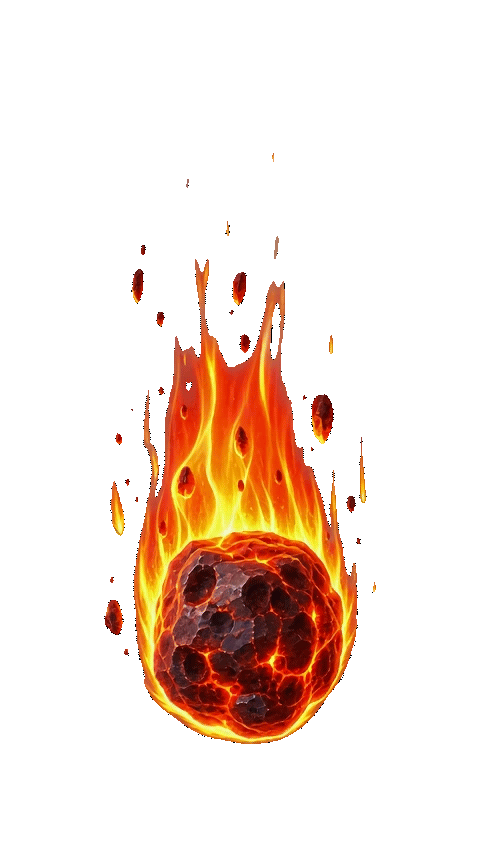
#> input picture assets/source/fireball.gif, 480 x 864 px
$ python gif_to_spritesheet.py
#> lines starting #> are read from the running program, lines starting #| are printed output that depends on the picture
"""Convert assets/source/fireball.gif into a coalesced horizontal RGBA sprite sheet.
Requires Pillow: python -m pip install Pillow
"""
from pathlib import Path
import json
from PIL import Image, ImageSequence

ROOT=Path(__file__).resolve().parents[1]
src=ROOT/'assets/source/fireball.gif'; out=ROOT/'assets/images/fireball_sheet.png'
im=Image.open(src); frames=[]; durations=[]
#> further down, im is the input picture: PIL image 480x864 P; mean R, G, B, A 32.4, 14.7, 5.5, 44.2
for frame in ImageSequence.Iterator(im):
    frames.append(frame.convert('RGBA').copy()); durations.append(frame.info.get('duration',40))
#> this loop made 36 passes
#> after the loop, durations = 36 values from 70 to 70; frames = 36 items
bbox=None
for f in frames:
    b=f.getbbox()
    if b: bbox=b if bbox is None else (min(bbox[0],b[0]),min(bbox[1],b[1]),max(bbox[2],b[2]),max(bbox[3],b[3]))
#> this loop made 36 passes
#> (b, bbox) on passes 2, 4, 5, 6, 7, 8, 9, 10, 11, 14, 15, 16: ((102, 162, 381, 747), (102, 153, 381, 747)), ((83, 153, 402, 766), (83, 83, 402, 766)), ((79, 147, 406, 770), (79, 83, 406, 770)), ((66, 140, 423, 786), (66, 83, 423, 786)), ((62, 133, 428, 791), (62, 83, 428, 791)), ((50, 116, 442, 808), (50, 83, 442, 808)), ((40, 105, 453, 822), (40, 83, 453, 822)), ((36, 99, 457, 829), (36, 83, 457, 829)), ((41, 88, 467, 840), (36, 83, 467, 840)), ((64, 62, 414, 864), (33, 62, 480, 864)), ((60, 44, 422, 864), (33, 44, 480, 864)), ((57, 35, 426, 864), (33, 35, 480, 864))
#> bbox on passes 1, 3, 12, 13: (104, 153, 376, 744), (92, 83, 400, 758), (35, 77, 477, 853), (33, 72, 480, 859)
frames=[f.crop(bbox) for f in frames]; fw,fh=frames[0].size
#> after `fw, fh = frames[0].size`: fw = 447; fh = 864
sheet=Image.new('RGBA',(fw*len(frames),fh));
#> sheet: PIL image 16092x864 RGBA; every value is 0
for i,f in enumerate(frames): sheet.alpha_composite(f,(i*fw,0))
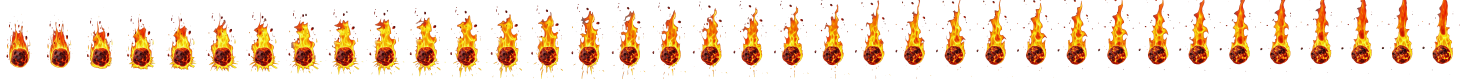
#> sheet: PIL image 16092x864 RGBA (shown at 1/11 size); mean R, G, B, A 46.1, 24.8, 5, 58.3; transparent parts drawn white
sheet.save(out)
fps=round(1000/(sum(durations)/len(durations)))
#> fps = 14
(out.with_suffix('.json')).write_text(json.dumps({'frameWidth':fw,'frameHeight':fh,'frameCount':len(frames),'fps':fps,'sheet':out.name},indent=2))
print(f'{len(frames)} frames, {fw}x{fh}, {fps} fps')
#| 36 frames, 447x864, 14 fps
